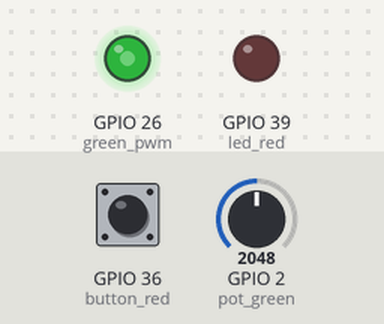
This program was run on a simulated ESP32 board running MicroPython. On the bench: output pins drawn as LEDs (lit = HIGH). The test bench sets the inputs (shaded band); at power-on: GPIO 2 (pot_green) = 2048, GPIO 36 (button_red) LOW (analog values on the 0–4095 scale).

Above: at 1.2 s.
1.3 s: GPIO 2 (pot_green) set to 2866
At 1.7 s:
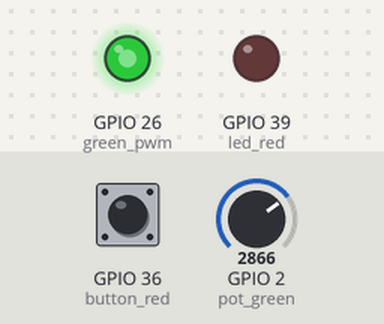
2.8 s: GPIO 36 (button_red) pulled HIGH for 0.15 s
At 2.9 s:
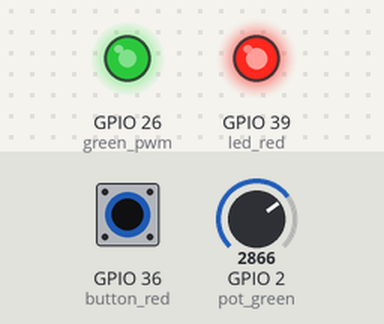
4.5 s: GPIO 2 (pot_green) set to 3603
At 5.5 s:
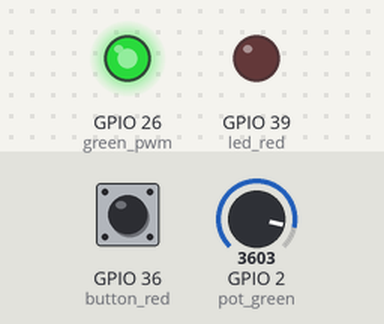
6.0 s: GPIO 36 (button_red) pulled HIGH for 1 s
At 6.7 s:
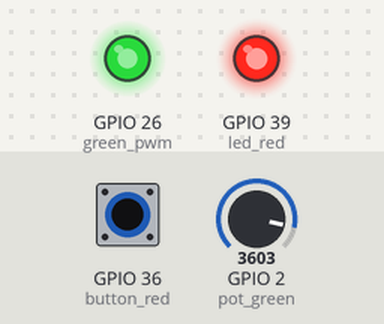
8.5 s: GPIO 2 (pot_green) set to 491
At 9.7 s:
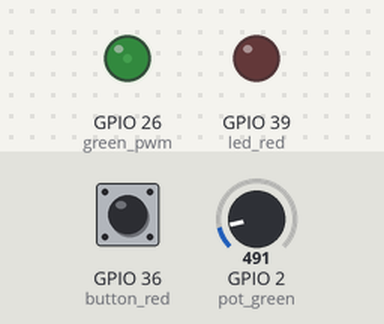
10.0 s: GPIO 36 (button_red) pulled HIGH for 0.15 s
At 10.11 s:
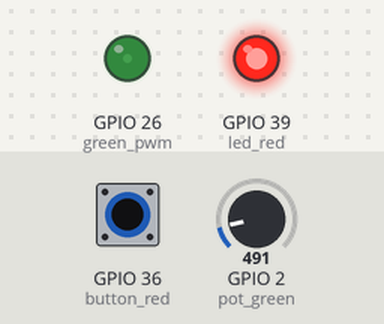
Timing chart, 0 to 12.7 s (numbered marks = the images above; inputs shaded):
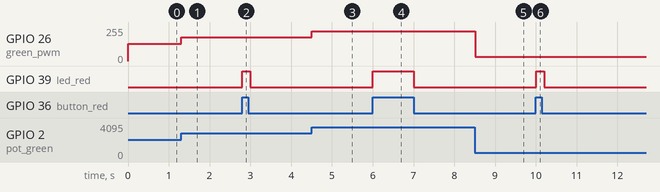

Measured:
- after the input at 1.3 s, GPIO 26 (green_pwm): 128/255 → 178/255 at once
- after the input at 2.8 s, GPIO 39 (led_red): LOW → HIGH at once, → LOW 0.20 s later
- after the input at 4.5 s, GPIO 26 (green_pwm): 178/255 → 224/255 at once
- after the input at 6.0 s, GPIO 39 (led_red): LOW → HIGH at once, → LOW 1.0 s later
- after the input at 8.5 s, GPIO 26 (green_pwm): 224/255 → 31/255 at once
- after the input at 10.0 s, GPIO 39 (led_red): LOW → HIGH at once, → LOW 0.20 s later

The program:

ESP32_BASIC_LED.py
```python
#importing the required libraries
from machine import Pin, ADC, PWM
from time import sleep

# defining the pin arrangement
led_red = Pin(39, Pin.OUT)
button_red= Pin(36, Pin.IN)

#Configure ADC for ESP32
pot_green = ADC(Pin(2))
pot_green.width(ADC.WIDTH_10BIT)
pot_green.atten(ADC.ATTN_11DB)

green_pwm = PWM(Pin(26),5000) #frequency=5000Hz

while True:
  button_state = button_red.value()
  led_red.value(button_state)

  pot_value = pot_green.read()
  green_pwm.duty(pot_value)

  sleep(0.1) #delay
```
